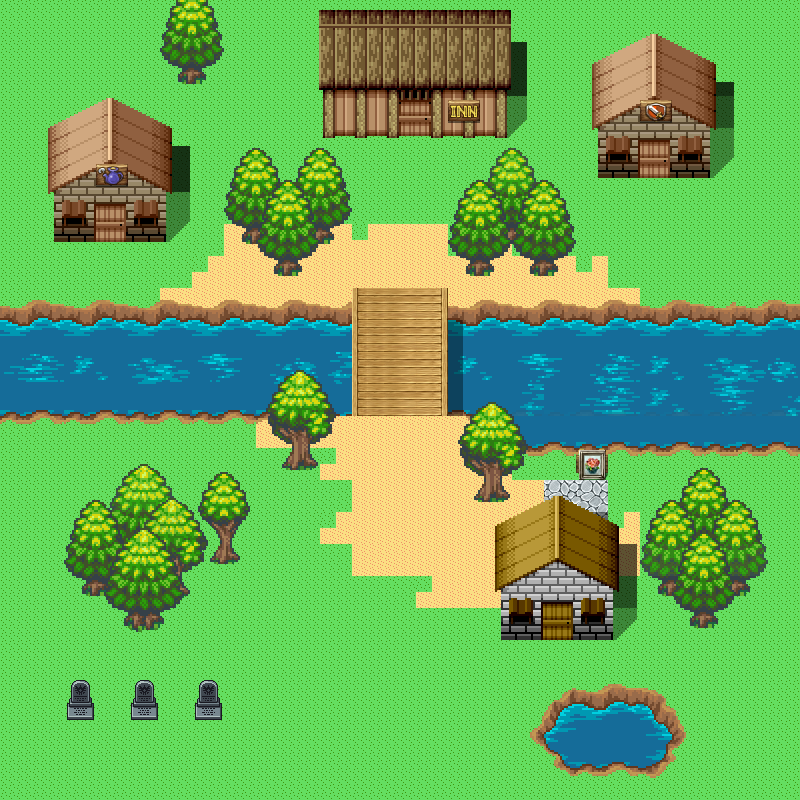

A level layout from a 2D game, rendered from its tile map. Below: a short description, then the map file with tile-grid data replaced by summaries:
An orthogonal 25x25 tile map with 32x32 px tiles, 10 tile layers (Tile Layer 1, Tile Layer 2, Tile Layer 3, Tile Layer 4, ...), 7 tilesets and 75 objects (4x portalO, 3x portalIn, 3x person, startpoint).

<map version="1.0" orientation="orthogonal" renderorder="right-down" width="25" height="25" tilewidth="32" tileheight="32" nextobjectid="257">
 <tileset firstgid="1" name="DragonQuestRetro" tilewidth="32" tileheight="32" tilecount="120" columns="15">
  <image source="../Resources/DragonQuestRetro.png" width="480" height="256" />
 </tileset>
 <tileset firstgid="121" name="Tree" tilewidth="32" tileheight="32" tilecount="120" columns="10">
  <image source="../Resources/Tree.png" width="320" height="384" />
 </tileset>
 <tileset firstgid="241" name="water" tilewidth="32" tileheight="32" tilecount="144" columns="12">
  <image source="../Resources/water.png" width="384" height="384" />
  <tile id="0">
   <animation>
    <frame tileid="0" duration="500" />
    <frame tileid="6" duration="500" />
   </animation>
  </tile>
  <tile id="1">
   <animation>
    <frame tileid="1" duration="500" />
    <frame tileid="7" duration="500" />
   </animation>
  </tile>
  <tile id="2">
   <animation>
    <frame tileid="2" duration="500" />
    <frame tileid="8" duration="500" />
   </animation>
  </tile>
  <tile id="3">
   <animation>
    <frame tileid="3" duration="500" />
    <frame tileid="9" duration="500" />
   </animation>
  </tile>
  <tile id="4">
   <animation>
    <frame tileid="4" duration="500" />
    <frame tileid="10" duration="500" />
   </animation>
  </tile>
  <tile id="5">
   <animation>
    <frame tileid="5" duration="500" />
    <frame tileid="11" duration="500" />
   </animation>
  </tile>
  <tile id="12">
   <animation>
    <frame tileid="12" duration="500" />
    <frame tileid="18" duration="500" />
   </animation>
  </tile>
  <tile id="13">
   <animation>
    <frame tileid="13" duration="500" />
    <frame tileid="19" duration="500" />
   </animation>
  </tile>
  <tile id="14">
   <animation>
    <frame tileid="14" duration="500" />
    <frame tileid="20" duration="500" />
   </animation>
  </tile>
  <tile id="15">
   <animation>
    <frame tileid="15" duration="500" />
    <frame tileid="21" duration="500" />
   </animation>
  </tile>
  <tile id="16">
   <animation>
    <frame tileid="16" duration="500" />
    <frame tileid="22" duration="500" />
   </animation>
  </tile>
  <tile id="17">
   <animation>
    <frame tileid="17" duration="500" />
    <frame tileid="23" duration="500" />
   </animation>
  </tile>
  <tile id="24">
   <animation>
    <frame tileid="24" duration="500" />
    <frame tileid="30" duration="500" />
   </animation>
  </tile>
  <tile id="25">
   <animation>
    <frame tileid="25" duration="500" />
    <frame tileid="31" duration="500" />
   </animation>
  </tile>
  <tile id="26">
   <animation>
    <frame tileid="26" duration="500" />
    <frame tileid="32" duration="500" />
   </animation>
  </tile>
  <tile id="27">
   <animation>
    <frame tileid="27" duration="500" />
    <frame tileid="33" duration="500" />
   </animation>
  </tile>
  <tile id="28">
   <animation>
    <frame tileid="28" duration="500" />
    <frame tileid="34" duration="500" />
   </animation>
  </tile>
  <tile id="29">
   <animation>
    <frame tileid="29" duration="500" />
    <frame tileid="35" duration="500" />
   </animation>
  </tile>
  <tile id="36">
   <animation>
    <frame tileid="36" duration="500" />
    <frame tileid="42" duration="500" />
   </animation>
  </tile>
  <tile id="37">
   <animation>
    <frame tileid="37" duration="500" />
    <frame tileid="43" duration="500" />
   </animation>
  </tile>
  <tile id="38">
   <animation>
    <frame tileid="38" duration="500" />
    <frame tileid="44" duration="500" />
   </animation>
  </tile>
  <tile id="39">
   <animation>
    <frame tileid="39" duration="500" />
    <frame tileid="45" duration="500" />
   </animation>
  </tile>
  <tile id="40">
   <animation>
    <frame tileid="40" duration="500" />
    <frame tileid="46" duration="500" />
   </animation>
  </tile>
  <tile id="41">
   <animation>
    <frame tileid="41" duration="500" />
    <frame tileid="47" duration="500" />
   </animation>
  </tile>
  <tile id="48">
   <animation>
    <frame tileid="48" duration="500" />
    <frame tileid="54" duration="500" />
   </animation>
  </tile>
  <tile id="49">
   <animation>
    <frame tileid="49" duration="500" />
    <frame tileid="55" duration="500" />
   </animation>
  </tile>
  <tile id="50">
   <animation>
    <frame tileid="50" duration="500" />
    <frame tileid="56" duration="500" />
   </animation>
  </tile>
  <tile id="51">
   <animation>
    <frame tileid="51" duration="500" />
    <frame tileid="57" duration="500" />
   </animation>
  </tile>
  <tile id="52">
   <animation>
    <frame tileid="52" duration="500" />
    <frame tileid="58" duration="500" />
   </animation>
  </tile>
  <tile id="53">
   <animation>
    <frame tileid="53" duration="500" />
    <frame tileid="59" duration="500" />
   </animation>
  </tile>
  <tile id="60">
   <animation>
    <frame tileid="60" duration="500" />
    <frame tileid="66" duration="500" />
   </animation>
  </tile>
  <tile id="61">
   <animation>
    <frame tileid="61" duration="500" />
    <frame tileid="67" duration="500" />
   </animation>
  </tile>
  <tile id="62">
   <animation>
    <frame tileid="62" duration="500" />
    <frame tileid="68" duration="500" />
   </animation>
  </tile>
  <tile id="63">
   <animation>
    <frame tileid="63" duration="500" />
    <frame tileid="69" duration="500" />
   </animation>
  </tile>
  <tile id="64">
   <animation>
    <frame tileid="64" duration="500" />
    <frame tileid="70" duration="500" />
   </animation>
  </tile>
  <tile id="65">
   <animation>
    <frame tileid="65" duration="500" />
    <frame tileid="71" duration="500" />
   </animation>
  </tile>
  <tile id="72">
   <animation>
    <frame tileid="72" duration="500" />
    <frame tileid="78" duration="500" />
   </animation>
  </tile>
  <tile id="73">
   <animation>
    <frame tileid="73" duration="500" />
    <frame tileid="79" duration="500" />
   </animation>
  </tile>
  <tile id="74">
   <animation>
    <frame tileid="74" duration="500" />
    <frame tileid="80" duration="500" />
   </animation>
  </tile>
  <tile id="75">
   <animation>
    <frame tileid="75" duration="500" />
    <frame tileid="81" duration="500" />
   </animation>
  </tile>
  <tile id="76">
   <animation>
    <frame tileid="76" duration="500" />
    <frame tileid="82" duration="500" />
   </animation>
  </tile>
  <tile id="77">
   <animation>
    <frame tileid="77" duration="500" />
    <frame tileid="83" duration="500" />
   </animation>
  </tile>
  <tile id="84">
   <animation>
    <frame tileid="84" duration="500" />
    <frame tileid="90" duration="500" />
   </animation>
  </tile>
  <tile id="85">
   <animation>
    <frame tileid="85" duration="500" />
    <frame tileid="91" duration="500" />
   </animation>
  </tile>
  <tile id="86">
   <animation>
    <frame tileid="86" duration="500" />
    <frame tileid="92" duration="500" />
   </animation>
  </tile>
  <tile id="87">
   <animation>
    <frame tileid="87" duration="500" />
    <frame tileid="93" duration="500" />
   </animation>
  </tile>
  <tile id="88">
   <animation>
    <frame tileid="88" duration="500" />
    <frame tileid="94" duration="500" />
   </animation>
  </tile>
  <tile id="89">
   <animation>
    <frame tileid="89" duration="500" />
    <frame tileid="95" duration="500" />
   </animation>
  </tile>
  <tile id="96">
   <animation>
    <frame tileid="96" duration="500" />
    <frame tileid="102" duration="500" />
   </animation>
  </tile>
  <tile id="97">
   <animation>
    <frame tileid="97" duration="500" />
    <frame tileid="103" duration="500" />
   </animation>
  </tile>
  <tile id="98">
   <animation>
    <frame tileid="98" duration="500" />
    <frame tileid="104" duration="500" />
   </animation>
  </tile>
  <tile id="99">
   <animation>
    <frame tileid="99" duration="500" />
    <frame tileid="105" duration="500" />
   </animation>
  </tile>
  <tile id="100">
   <animation>
    <frame tileid="100" duration="500" />
    <frame tileid="106" duration="500" />
   </animation>
  </tile>
  <tile id="101">
   <animation>
    <frame tileid="101" duration="500" />
    <frame tileid="107" duration="500" />
   </animation>
  </tile>
  <tile id="108">
   <animation>
    <frame tileid="108" duration="500" />
    <frame tileid="114" duration="500" />
   </animation>
  </tile>
  <tile id="109">
   <animation>
    <frame tileid="109" duration="500" />
    <frame tileid="115" duration="500" />
   </animation>
  </tile>
  <tile id="110">
   <animation>
    <frame tileid="110" duration="500" />
    <frame tileid="116" duration="500" />
   </animation>
  </tile>
  <tile id="111">
   <animation>
    <frame tileid="111" duration="500" />
    <frame tileid="117" duration="500" />
   </animation>
  </tile>
  <tile id="112">
   <animation>
    <frame tileid="112" duration="500" />
    <frame tileid="118" duration="500" />
   </animation>
  </tile>
  <tile id="113">
   <animation>
    <frame tileid="113" duration="500" />
    <frame tileid="119" duration="500" />
   </animation>
  </tile>
  <tile id="120">
   <animation>
    <frame tileid="120" duration="500" />
    <frame tileid="126" duration="500" />
   </animation>
  </tile>
  <tile id="121">
   <animation>
    <frame tileid="121" duration="500" />
    <frame tileid="127" duration="500" />
   </animation>
  </tile>
  <tile id="122">
   <animation>
    <frame tileid="122" duration="500" />
    <frame tileid="128" duration="500" />
   </animation>
  </tile>
  <tile id="123">
   <animation>
    <frame tileid="123" duration="500" />
    <frame tileid="129" duration="500" />
   </animation>
  </tile>
  <tile id="124">
   <animation>
    <frame tileid="124" duration="500" />
    <frame tileid="130" duration="500" />
   </animation>
  </tile>
  <tile id="125">
   <animation>
    <frame tileid="125" duration="500" />
    <frame tileid="131" duration="500" />
   </animation>
  </tile>
  <tile id="132">
   <animation>
    <frame tileid="132" duration="500" />
    <frame tileid="138" duration="500" />
   </animation>
  </tile>
  <tile id="133">
   <animation>
    <frame tileid="133" duration="500" />
    <frame tileid="139" duration="500" />
   </animation>
  </tile>
  <tile id="134">
   <animation>
    <frame tileid="134" duration="500" />
    <frame tileid="140" duration="500" />
   </animation>
  </tile>
  <tile id="135">
   <animation>
    <frame tileid="135" duration="500" />
    <frame tileid="141" duration="500" />
   </animation>
  </tile>
  <tile id="136">
   <animation>
    <frame tileid="136" duration="500" />
    <frame tileid="142" duration="500" />
   </animation>
  </tile>
  <tile id="137">
   <animation>
    <frame tileid="137" duration="500" />
    <frame tileid="143" duration="500" />
   </animation>
  </tile>
 </tileset>
 <tileset firstgid="385" name="houses1" tilewidth="32" tileheight="32" tilecount="208" columns="13">
  <image source="../Resources/houses1.png" width="447" height="539" />
 </tileset>
 <tileset firstgid="593" name="Exteriors" tilewidth="32" tileheight="32" tilecount="256" columns="16">
  <image source="../Resources/Exteriors.png" width="512" height="512" />
 </tileset>
 <tileset firstgid="849" name="dragonQuestTown" tilewidth="32" tileheight="32" tilecount="100" columns="10">
  <image source="../Resources/dragonQuestTown.png" width="320" height="320" />
 </tileset>
 <tileset firstgid="949" name="rpg_maker_telles0808" tilewidth="32" tileheight="32" tilecount="2016" columns="32">
  <image source="../Resources/rpg_maker_telles0808.png" width="1024" height="2016" />
 </tileset>
 <layer name="Tile Layer 1" width="25" height="25">
  <data>[625 cells, 616 non-empty, 4 distinct tile ids]</data>
 </layer>
 <layer name="Tile Layer 2" width="25" height="25">
  <data>[625 cells, 202 non-empty, 40 distinct tile ids]</data>
 </layer>
 <layer name="Tile Layer 3" width="25" height="25">
  <data>[625 cells, 149 non-empty, 107 distinct tile ids]</data>
 </layer>
 <objectgroup name="Object Layer 1">
  <object id="14" x="4" y="304" width="345.333" height="110.667" />
  <object id="15" x="449.333" y="309.333" width="345.333" height="98.6667" />
  <object id="16" x="322.667" y="306.667" width="32" height="109.333" />
  <object id="17" x="442.667" y="318.667" width="28" height="94.6667" />
  <object id="19" x="476" y="382.667" width="329.333" height="69.3333" />
  <object id="20" x="2.66667" y="414.667" width="341.333" height="5.33333" />
  <object id="43" name="portalO" type="portalO" x="790" y="-8" width="32" height="856" />
  <object id="45" type="portalO" x="0" y="-22" width="804" height="46" />
  <object id="52" x="320" y="8" width="196" height="134" />
  <object id="68" x="645.333" y="537.333" width="45.3333" height="54.6667" />
  <object id="70" x="720" y="540" width="41.3333" height="54.6667" />
  <object id="72" x="684" y="498.667" width="44" height="52" />
  <object id="74" x="596" y="73.3333" width="113.333" height="101.333" />
  <object id="75" x="50.6667" y="140" width="117.333" height="101.333" />
  <object id="102" x="521.333" y="225.333" width="48" height="32" />
  <object id="103" x="498.667" y="185.333" width="28" height="41.3333" />
  <object id="104" x="502.667" y="228" width="16" height="16" />
  <object id="107" x="473.333" y="225.333" width="30.6667" height="22.6667" />
  <object id="108" x="480" y="188" width="22.6667" height="46.6667" />
  <object id="111" x="309.333" y="190.667" width="25.3333" height="50.6667" />
  <object id="113" x="240" y="206.667" width="36" height="32" />
  <object id="114" x="268" y="204" width="38.6667" height="29.3333" />
  <object id="115" x="272" y="242.667" width="35.3333" height="44.6667" />
  <object id="116" x="466.667" y="256" width="28" height="26.6667" />
  <object id="117" x="530" y="256.667" width="26.6667" height="26" />
  <object id="118" x="452" y="227.333" width="54.6667" height="30" />
  <object id="119" x="506.667" y="224.667" width="15.3333" height="24" />
  <object id="120" x="496" y="201.333" width="34.6667" height="38.6667" />
  <object id="124" x="282" y="448.667" width="37.3333" height="28.6667" />
  <object id="127" x="471.333" y="480" width="42" height="26.6667" />
  <object id="131" x="678.667" y="590.667" width="48" height="46.6667" />
  <object id="132" x="649.333" y="582.667" width="33.3333" height="20" />
  <object id="133" x="733.333" y="585.333" width="16" height="20" />
  <object id="139" x="118.667" y="605.333" width="50.6667" height="38.6667" />
  <object id="140" x="118.667" y="518.667" width="56" height="86.6667" />
  <object id="141" x="78.6667" y="572" width="29.3333" height="32" />
  <object id="142" x="169.333" y="556" width="17.3333" height="48" />
  <object id="143" x="70.6667" y="573.333" width="45.3333" height="10.6667" />
  <object id="146" x="210.667" y="538.667" width="28" height="37.3333" />
  <object id="147" x="597.333" y="144" width="114.667" height="42.6667" />
  <object id="148" x="54.6667" y="209.333" width="114.667" height="44" />
  <object id="150" x="110.667" y="497.333" width="62.6667" height="62.6667" />
  <object id="151" x="680" y="509.333" width="46.6667" height="33.3333" />
  <object id="152" x="674.667" y="500" width="54.6667" height="40" />
  <object id="153" x="240" y="206.667" width="29.3333" height="46.6667" />
  <object id="154" x="310.667" y="210.667" width="26.6667" height="38.6667" />
  <object id="155" x="173.333" y="64" width="36" height="28" />
  <object id="156" x="164" y="48" width="57.3333" height="21.3333" />
  <object id="177" x="193.333" y="700" width="28" height="26.6667" />
  <object id="178" x="128" y="700" width="32" height="28" />
  <object id="179" x="62.6667" y="702.667" width="32" height="26.6667" />
  <object id="180" name="portal6" type="portalO" x="2.66667" y="-20" width="10.6667" height="865.333" />
  <object id="181" x="544" y="738.667" width="137.333" height="37.3333" />
  <object id="184" x="538.667" y="725.333" width="142.667" height="17.3333" />
  <object id="185" x="529.333" y="733.333" width="22.6667" height="9.33333" />
  <object id="186" x="544" y="705.333" width="132" height="28" />
  <object id="188" x="545.333" y="690.667" width="120" height="24" />
  <object id="191" x="568" y="617.333" />
  <object id="192" x="556" y="633.333" />
  <object id="195" x="497.333" y="537.333" width="116" height="102.667" />
  <object id="196" name="portal1" type="portalIn" x="542.667" y="600" width="33.3333" height="45.3333" />
  <object id="205" name="portalO" type="portalO" x="14" y="796" width="804" height="10" />
  <object id="206" x="944" y="66" />
  <object id="215" name="girl1" type="person" x="426" y="342" width="20" height="19" />
  <object id="216" name="man1" type="person" x="297" y="497" width="28" height="25" />
  <object id="230" x="300" y="512" width="25" height="29" />
  <object id="231" x="432" y="354" width="21" height="30" />
  <object id="234" name="portal2" type="portalIn" x="391" y="90" width="45" height="59" />
  <object id="236" name="oldMan1Back" type="person" x="140" y="712" width="11" height="15" />
  <object id="238" x="148" y="729" width="22" height="27" />
  <object id="239" x="541" y="599" height="43" />
  <object id="240" x="573" y="597" width="4" height="40" />
  <object id="253" name="portal10" type="portalIn" x="562" y="522" width="55" height="12.5" />
  <object id="255" name="startpoint" type="startpoint" x="574" y="471.5" width="8" height="8.5" />
  <object id="256" x="575" y="451.667" width="32.3333" height="27.3333" />
 </objectgroup>
 <layer name="Tile Layer 4" width="25" height="25">
  <data>[625 cells, 27 non-empty, 25 distinct tile ids]</data>
 </layer>
 <layer name="Tile Layer 5" width="25" height="25">
  <data>[625 cells, 4 non-empty, 4 distinct tile ids]</data>
 </layer>
 <layer name="Tile Layer 6" width="25" height="25">
  <data>[625 cells, 19 non-empty, 19 distinct tile ids]</data>
 </layer>
 <layer name="Tile Layer 7" width="25" height="25" opacity="0.91">
  <data>[625 cells, 55 non-empty, 31 distinct tile ids]</data>
 </layer>
 <layer name="Tile Layer 8" width="25" height="25" opacity="0.99">
  <data>[625 cells, 45 non-empty, 19 distinct tile ids]</data>
 </layer>
 <layer name="Tile Layer 9" width="25" height="25">
  <data>[625 cells, 118 non-empty, 68 distinct tile ids]</data>
 </layer>
 <layer name="Tile Layer 10" width="25" height="25">
  <data>[625 cells, 95 non-empty, 74 distinct tile ids]</data>
 </layer>
</map>
